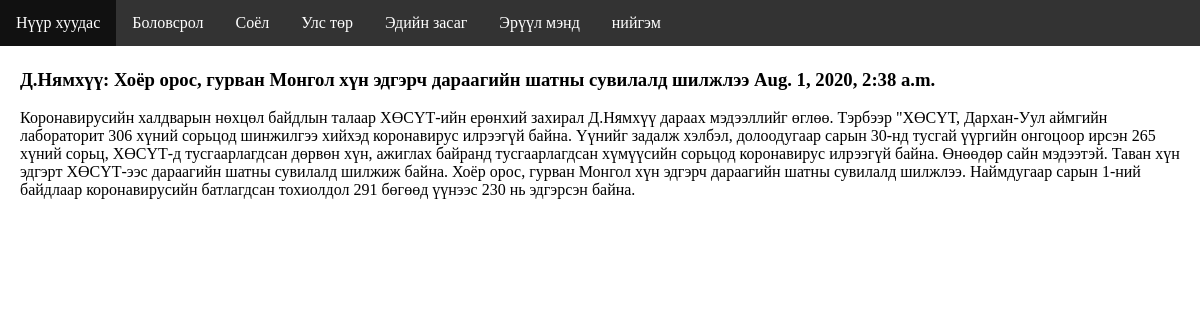
The app's page //post with its own data.
### blog/models.py (models this page shows, shortened)
class Category(models.Model):
    name = models.CharField(max_length=50)
    path = models.CharField(max_length=50)
    created = models.DateTimeField(auto_now_add=True)

class Post(models.Model):
    title = models.CharField(max_length=100)
    text = models.TextField()
    created = models.DateTimeField(auto_now_add=True)

### blog/views.py (the view)
# urls.py: path('/post', views.post, name="posts")
def post(request):
    category_list = Category.objects.all().order_by('name')
    post_list = Post.objects.all()
    context = {
        'categories': category_list,
        'posts':post_list
    }
    return render(request, "post.html", context)

### templates/post.html (shortened to what this page needs)
<!DOCTYPE html>
<html>
<head>
</head>
<body>
<ul>
  <li><a href="http://127.0.0.1:8000/">Нүүр хуудас</a></li>
  {% for i in categories %}
  <li><a href="{% url 'posts' %}">{{i.name}}</a>
  {% endfor %}
</ul>
<div style="padding:20px;margin-top:30px;">
  {% for i in posts %}
  <h3>{{i.title}} {{i.created}}</h3>
  <p>{{i.text}}</p>
  {% endfor %}
</div>
</body>
</html>

### templates/post.html (style rules this page uses)
body { margin:0; }
ul { list-style-type: none; margin: 0; padding: 0; overflow: hidden; background-color: #333; position: fixed; top: 0; width: 100%; }
li { float: left; }
li a { display: block; color: white; text-align: center; padding: 14px 16px; text-decoration: none; }

### records on screen
Category: name "Боловсрол"
Category: name "Соёл"
Category: name "Улс төр"
Category: name "Эдийн засаг"
Category: name "Эрүүл мэнд"
Category: name "нийгэм"
Post: title "Д.Нямхүү: Хоёр орос, гурван Монгол хүн эдгэрч дараагийн шатны сувилалд шилжлээ", created "Aug. 1, 2020, 2:38 a.m.", text "Коронавирусийн халдварын нөхцөл байдлын талаар ХӨСҮТ-ийн ерөнхий захирал Д.Нямхүү дараах мэдээллийг өглөө. Тэрбээр \"ХӨСҮТ, Дархан-Уул аймгийн лабораторит 306 хүний сорьцод шинжилгээ хийхэд коронавирус илрээгүй байна. Үүнийг задалж хэлбэл, долоодугаар сарын 30-нд тусгай үүргийн онгоцоор ирсэн 265 хүний сорьц, ХӨСҮТ-д тусгаарлагдсан дөрвөн хүн, ажиглах байранд тусгаарлагдсан хүмүүсийн сорьцод коронавирус илрээгүй байна. Өнөөдөр сайн мэдээтэй. Таван хүн эдгэрт ХӨСҮТ-ээс дараагийн шатны сувилалд шилжиж байна. Хоёр орос, гурван Монгол хүн эдгэрч дараагийн шатны сувилалд шилжлээ. Наймдугаар сарын 1-ний байдлаар коронавирусийн батлагдсан тохиолдол 291 бөгөөд үүнээс 230 нь эдгэрсэн байна."
